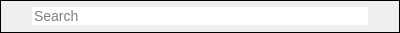
<?xml version="1.0" encoding="UTF-8"?>
<ui version="4.0">
 <class>SearchLineEdit</class>
 <widget class="QFrame" name="SearchLineEdit">
  <property name="geometry">
   <rect>
    <x>0</x>
    <y>0</y>
    <width>400</width>
    <height>33</height>
   </rect>
  </property>
  <property name="windowTitle">
   <string>Form</string>
  </property>
  <property name="autoFillBackground">
   <bool>false</bool>
  </property>
  <property name="styleSheet">
   <string notr="true">QToolButton{
border:none;
}</string>
  </property>
  <property name="frameShape">
   <enum>QFrame::Panel</enum>
  </property>
  <property name="frameShadow">
   <enum>QFrame::Plain</enum>
  </property>
  <property name="lineWidth">
   <number>1</number>
  </property>
  <layout class="QHBoxLayout" name="horizontalLayout">
   <property name="leftMargin">
    <number>3</number>
   </property>
   <property name="topMargin">
    <number>0</number>
   </property>
   <property name="rightMargin">
    <number>3</number>
   </property>
   <property name="bottomMargin">
    <number>0</number>
   </property>
   <item alignment="Qt::AlignHCenter|Qt::AlignVCenter">
    <widget class="QToolButton" name="tSearchIcon">
     <property name="sizePolicy">
      <sizepolicy hsizetype="Fixed" vsizetype="Fixed">
       <horstretch>0</horstretch>
       <verstretch>0</verstretch>
      </sizepolicy>
     </property>
     <property name="styleSheet">
      <string notr="true">*{
padding-top:2px;
padding-left:3px;
}</string>
     </property>
     <property name="icon">
      <iconset theme="search_ico" resource="../../../Resources_win.qrc">
       <normaloff>:/images/transfer_manager/sidebar/search_ico_default.png</normaloff>:/images/transfer_manager/sidebar/search_ico_default.png</iconset>
     </property>
     <property name="checkable">
      <bool>false</bool>
     </property>
     <property name="checked">
      <bool>false</bool>
     </property>
    </widget>
   </item>
   <item alignment="Qt::AlignVCenter">
    <widget class="QLineEdit" name="leSearchField">
     <property name="sizePolicy">
      <sizepolicy hsizetype="Expanding" vsizetype="Fixed">
       <horstretch>0</horstretch>
       <verstretch>0</verstretch>
      </sizepolicy>
     </property>
     <property name="styleSheet">
      <string notr="true">font-size:14px;
font-weight:400;</string>
     </property>
     <property name="text">
      <string notr="true"/>
     </property>
     <property name="frame">
      <bool>false</bool>
     </property>
     <property name="placeholderText">
      <string>Search</string>
     </property>
    </widget>
   </item>
   <item alignment="Qt::AlignHCenter|Qt::AlignVCenter">
    <widget class="QToolButton" name="tSearchCancel">
     <property name="cursor">
      <cursorShape>PointingHandCursor</cursorShape>
     </property>
     <property name="styleSheet">
      <string notr="true">*{
padding-top:2px;
padding-right:3px;
}</string>
     </property>
     <property name="icon">
      <iconset theme="delete_search_ico" resource="../../../Resources_win.qrc">
       <normaloff>:/images/transfer_manager/sidebar/delete_search_ico_default.png</normaloff>:/images/transfer_manager/sidebar/delete_search_ico_default.png</iconset>
     </property>
     <property name="popupMode">
      <enum>QToolButton::DelayedPopup</enum>
     </property>
     <property name="default_icon" stdset="0">
      <string notr="true">qrc:/images/transfer_manager/sidebar/delete_search_ico_default.png</string>
     </property>
    </widget>
   </item>
  </layout>
 </widget>
 <resources>
  <include location="../../../Resources_win.qrc"/>
  <include location="../../../Resources_win.qrc"/>
  <include location="../../../Resources_win.qrc"/>
 </resources>
 <connections/>
</ui>
